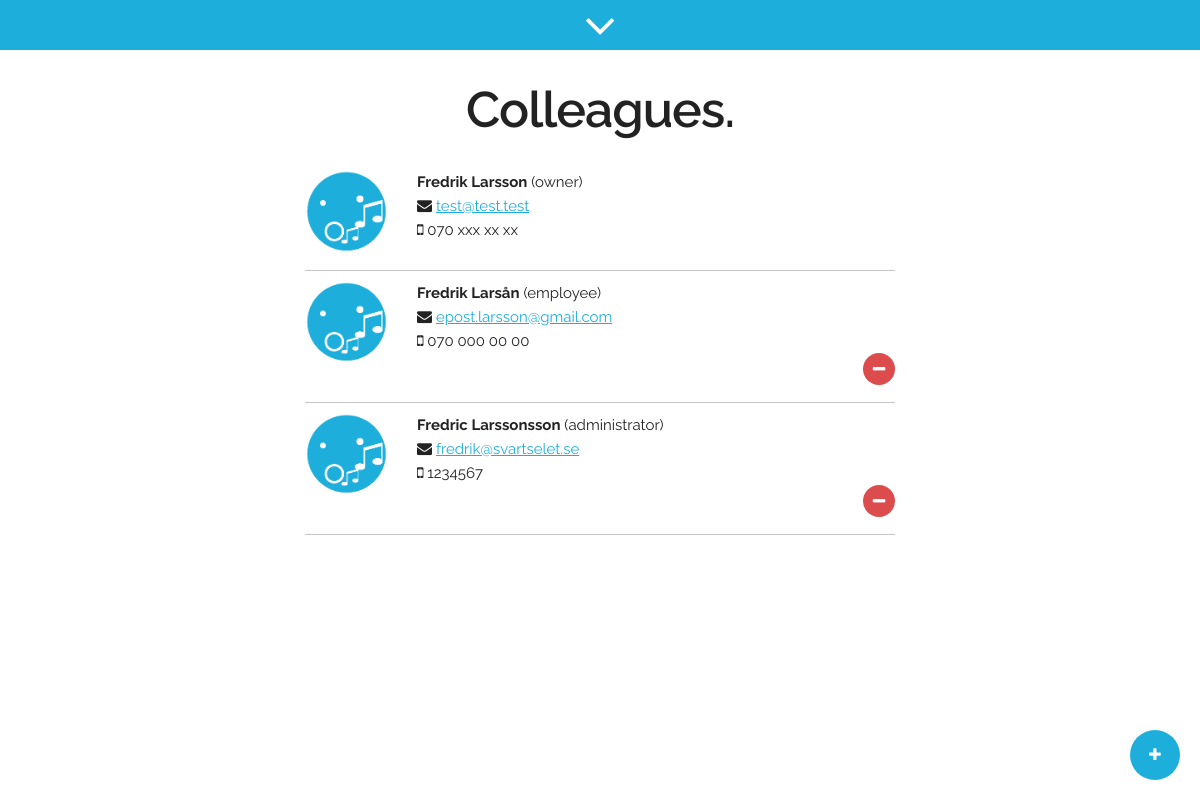
Screenshot of /list_users.php (signed in) with the database file from the repository.
### tables this page shows
CREATE TABLE users(
user_id INTEGER PRIMARY KEY ASC,
hotel_id INTEGER,
firstname TEXT, 
lastname TEXT, 
phone TEXT, 
mail TEXT, 
password TEXT, 
role TEXT, 
start_date TIMESTAMP DEFAULT CURRENT_TIMESTAMP NOT NULL, image TEXT, active NUMERIC,
FOREIGN KEY (hotel_id) REFERENCES hotels (hotel_id)
);

### classes/user.class.php (the view, shortened to what this page needs)
<?php
class User extends SQLite3
{
	private $user;
	public function listUsers( $hotel_id ) {
    	$sql = "SELECT * FROM users WHERE hotel_id = '$hotel_id'";
    	$result = $this->query($sql);
    	$rows = count($result);
    	if ( $rows > 0 ) {
    		echo "<h1 style='text-align:center;'>Colleagues.</h1><ul class='user-list'>";
    		while ($row = $result->fetchArray(SQLITE3_ASSOC)) {
    			$deletebutton = "";
	    		$id = $row['user_id'];
	    		$id = (int)$id;
	    		$user_mail = $row['mail'];
	    		$firstname = ucfirst($row['firstname']);
	    		$lastname = ucfirst($row['lastname']);
	    		$phone = $row['phone'];
	    		if (strlen($row['image']) > 0) { $image = $row['image']; } else { $image = "whistles"; }
	    		$role = $row['role'];
	    		if ($this->isAdmin($_SESSION['username'])) { $deletebutton = "<div><p><i class='fa fa-minus remove-user-button' aria-hidden='true' onclick='editUserPopup($id)'></i></p></div>"; }
	    		$output = "<li>";
	    		$output .= "<div><img src='images/$image.png' alt='#' /></div>";
	    		$output .= "<div>";
	    		$output .= "<div><p><strong>$firstname $lastname</strong> <span>($role)</span></p></div>";
	    		$output .= "<div><i class='fa fa-envelope' aria-hidden='true'></i> <a href='mailto:$user_mail'>$user_mail</a></div>";
	    		$output .= "<div><p><i class='fa fa-mobile' aria-hidden='true'></i> $phone</p></div>";
	    		if ($role != "owner") { $output .= $deletebutton; }
	    		$output .= "</div>";
	    		$output .= "</li>";
	    		echo $output;
	    	}
	    	echo "</ul>";
    	} else {
    		return false;
    	}
    }
	public function isAdmin( $user ) {
    	$sql = "SELECT role FROM users WHERE mail = '$this->user'";
    	$result = $this->query($sql);
    	$row = $result->fetchArray(SQLITE3_ASSOC);
    	$role = $row['role'];
    	if ( $role === 'administrator' || $role === 'owner' ) {
    		return true;
    	} else {
    		return false;
    	}
    }
	public function setUser($user) {
		if ($user != "") {
			$user = strtolower($user);
			return $this->user = $user;
		} else {
			return false;
		}
	}
}
?>

### includes/head.php (shortened to what this page needs)
<!DOCTYPE html>
<html lang="en">
<head>
  <link href="https://maxcdn.bootstrapcdn.com/font-awesome/4.6.3/css/font-awesome.min.css" rel="stylesheet">
  <link rel="stylesheet" href="css/main.css">
  <link rel="stylesheet" href="//code.jquery.com/ui/1.12.1/themes/base/jquery-ui.css">
</head>
<body>

### includes/header.php (shortened to what this page needs)
<header class="draggable">
	<div id="dragdown-container">
		<div>
			<i id="arrow" class="fa fa-angle-down" aria-hidden="true"></i>
		</div>
	</div>
</header>

### list_users.php (shortened to what this page needs)
<?php include('includes/head.php'); ?>
<?php include('includes/header.php'); ?>
<div class="container">
<?php
	$profile = new User();
	$profile->listUsers($_SESSION['hotel_id']);
	$user = $_SESSION["username"];
	if ( $profile->isAdmin( $user ) ) {
		$add_user_button = "";
		$add_user_button .= "<div class='admin-add-button' onclick='addUserPopup()'>";
		$add_user_button .= "<p>";
		$add_user_button .= "<i class='fa fa-plus' aria-hidden='true'></i>";
		$add_user_button .= "</p>";
		$add_user_button .= "</div>";
		echo $add_user_button;
	}
?>
</div>
<?php include('includes/footer.php'); ?>

### includes/footer.php (shortened to what this page needs)
</body>
</html>

### css/main.css (style rules this page uses)
img,legend { border:0 }
h1,h2,h3 { letter-spacing:-.1rem }
html { font-family:sans-serif;-ms-text-size-adjust:100%;-webkit-text-size-adjust:100% }
body { margin:0 }
article,aside,details,figcaption,figure,footer,header,hgroup,main,menu,nav,section,summary { display:block }
a { background-color:transparent }
b,optgroup,strong { font-weight:700 }
h1 { margin:.67em 0 }
ul.room-list li,ul.user-list li { padding:10px 0;border-bottom:1px solid #c5c5c5;list-style:none }
ul.user-list li div p { margin:0;overflow:auto }
ul.user-list li { margin:0 }
ul.user-list li>div:first-child { display:inline-block;width:14%;vertical-align:top }
ul.user-list li>div:nth-child(2) { display:inline-block;width:81%;margin-left:5% }
ul.user-list li div:first-child img { width:100% }
i.edit-user-button,i.remove-user-button { font-size:16px;line-height:32px;width:32px;height:32px;float:right;border-radius:50%;color:#fff;text-align:center;text-transform:uppercase;text-decoration:none }
i.remove-user-button { background-color:#dc4c4c }
body,h6 { line-height:1.6 }
.mood-icon,header { width:100% }
header { position:fixed!important;background:#1eaedb;z-index:999;margin:0 auto;padding:20px;box-sizing:border-box }
#dragdown-container>div { position:absolute;left:50%;bottom:0;width:60px;height:50px;margin:0 0 0 -30px;border-radius:100% }
#dragdown-container>div>i { color:#fff;text-align:center;width:60px;font-size:50px }
.column,.columns,.container,.u-full-width { width:100%;box-sizing:border-box }
.container { position:relative;max-width:630px;margin:0 auto;padding:80px 20px }
ol,p,ul { margin-top:0 }
@media (min-width:400px) { .container { width:85% } }
html { font-size:62.5% }
body { background:#fff;font-size:1.5em;font-weight:400;font-family:Raleway,HelveticaNeue,"Helvetica Neue",Helvetica,Arial,sans-serif;color:#222 }
h1,h2,h3,h4,h5,h6 { margin-top:0;margin-bottom:2rem;font-weight:600 }
h1 { font-size:4rem;line-height:1.2 }
@media (min-width:550px) { .container { width:80% } }
@media (min-width:550px) { h1 { font-size:5rem } }
a,a:hover { color:#1eaedb }
.admin-add-button { background:#1eaedb;position:fixed;bottom:20px;right:20px;width:50px;height:50px;border-radius:100% }
.admin-add-button p { position:absolute;top:50%;left:50%;transform:translateX(-50%) translateY(-50%);color:#fff }
ul { list-style:circle inside }
ol,ul { padding-left:0 }
.button,button,li { margin-bottom:1rem }
blockquote,dl,figure,form,ol,p,pre,table,ul { margin-bottom:2.5rem }
.container:after,.row:after,.u-cf { content:"";display:table;clear:both }

### rows the page displays
users: image (picture), firstname "Fredrik", lastname "Larsson", role "owner", mail "test@test.test", phone "070 xxx xx xx"
users: firstname "Fredrik", lastname "Larsån", role "employee", mail "epost.larsson@gmail.com", phone "070 000 00 00"
users: firstname "Fredric", lastname "Larssonsson", role "administrator", mail "fredrik@svartselet.se", phone "1234567"
